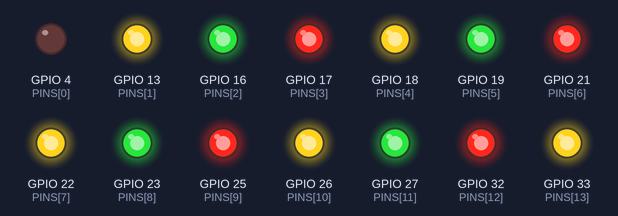
The program below on a simulated ESP32. On the bench: output pins drawn as LEDs (lit = HIGH).

Above: at 2.2 s.
At 4.2 s:
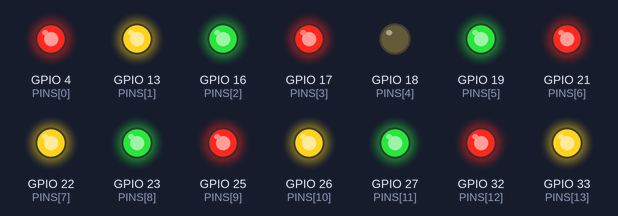
At 6.2 s:
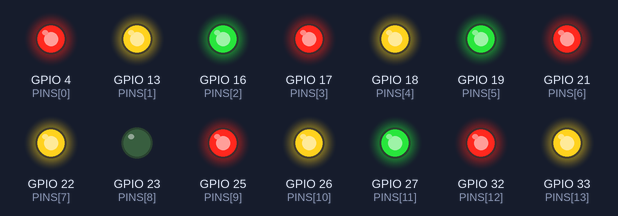
At 10.2 s:
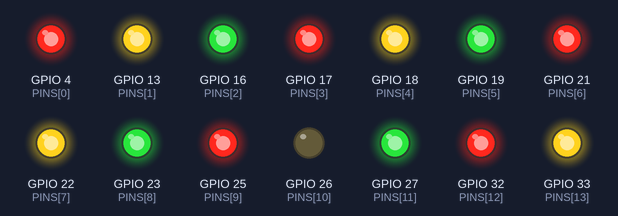
At 14.2 s:
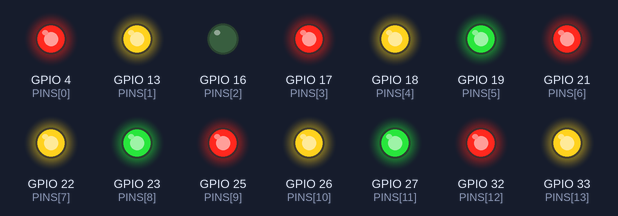
At 18.2 s:
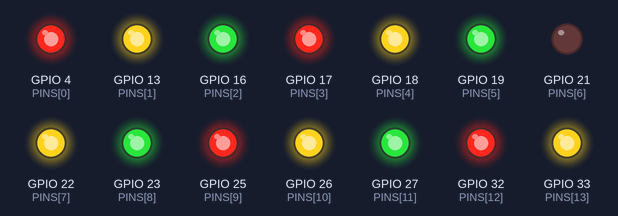
Timing chart, 0 to 18.9 s (numbered marks = the images above):
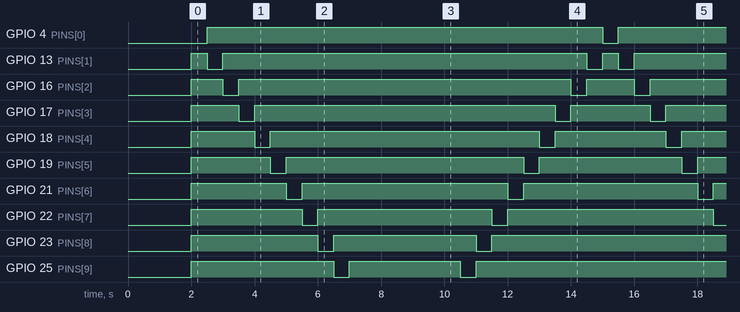

Measured:
- by itself, GPIO 4 (PINS[0]): alternates HIGH for 12.5 s and LOW for 0.50 s
- by itself, GPIO 13 (PINS[1]): repeats every 13.0 s: LOW 0.50 s, HIGH 11.5 s, LOW 0.50 s, HIGH 0.50 s
- by itself, GPIO 16 (PINS[2]): repeats every 13.0 s: LOW 0.50 s, HIGH 10.5 s, LOW 0.50 s, HIGH 1.5 s
- by itself, GPIO 17 (PINS[3]): repeats every 13.0 s: LOW 0.50 s, HIGH 9.5 s, LOW 0.50 s, HIGH 2.5 s
- by itself, GPIO 18 (PINS[4]): repeats every 13.0 s: LOW 0.50 s, HIGH 8.5 s, LOW 0.50 s, HIGH 3.5 s
- by itself, GPIO 19 (PINS[5]): repeats every 13.0 s: LOW 0.50 s, HIGH 7.5 s, LOW 0.50 s, HIGH 4.5 s
- by itself, GPIO 21 (PINS[6]): repeats every 13.0 s: LOW 0.50 s, HIGH 6.5 s, LOW 0.50 s, HIGH 5.5 s
- by itself, GPIO 22 (PINS[7]): repeats every 13.0 s: LOW 0.50 s, HIGH 5.5 s, LOW 0.50 s, HIGH 6.5 s

The program:

main.cpp
```cpp
#include <Arduino.h>

// Beginner-safe GPIOs on ESP32 DevKit V1 (ESP32-WROOM-32) - ACTIVE LOW
const int PINS[] = {4, 13, 16, 17, 18, 19, 21, 22, 23, 25, 26, 27, 32, 33};
const int N = sizeof(PINS) / sizeof(PINS[0]);
const int STEP_MS = 500;

void allOff() {
  for (int i = 0; i < N; i++) digitalWrite(PINS[i], HIGH);   // HIGH = off
}

void showOnly(int i) {
  allOff();
  digitalWrite(PINS[i], LOW);                                // LOW = on
  delay(STEP_MS);
}

void setup() {
  allOff();                                                  // set off level first...
  for (int i = 0; i < N; i++) pinMode(PINS[i], OUTPUT);      // ...then enable outputs

  // Lamp test: all LEDs on
  for (int i = 0; i < N; i++) digitalWrite(PINS[i], LOW);
  delay(2000);
}

void loop() {
  for (int i = 0; i < N; i++)      showOnly(i);   // forward
  for (int i = N - 2; i > 0; i--)  showOnly(i);   // backward
}
```
